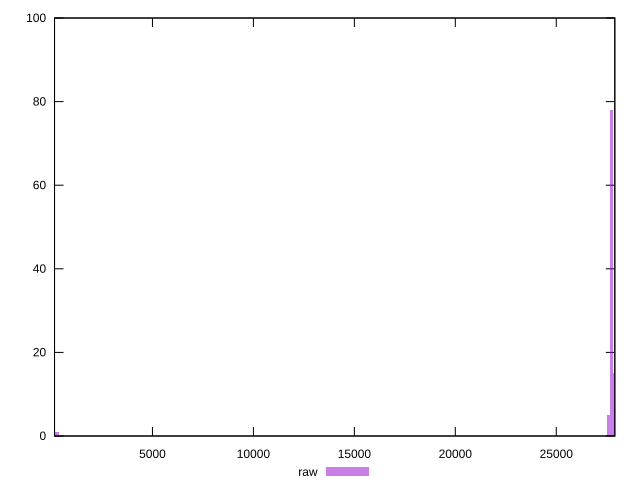

This figure's gnuplot source:
reset

$raw <<EOF
139.32012339312786 1
27724.704555232445 78
27864.02467862557 15
27585.384431839317 5
278.6402467862557 1
EOF

set key outside below
set boxwidth 139.32012339312786
set xrange [150:27900]
set yrange [0:100]
set trange [0:100]
set style fill transparent solid 0.5 noborder
set terminal svg size 640, 490 enhanced background rgb 'white'
set output "report_00008_2021-01-22T20:58:29.167/uses-webp-images/samples/pages/raw/histogram.svg"

plot $raw title "raw" with boxes

reset
